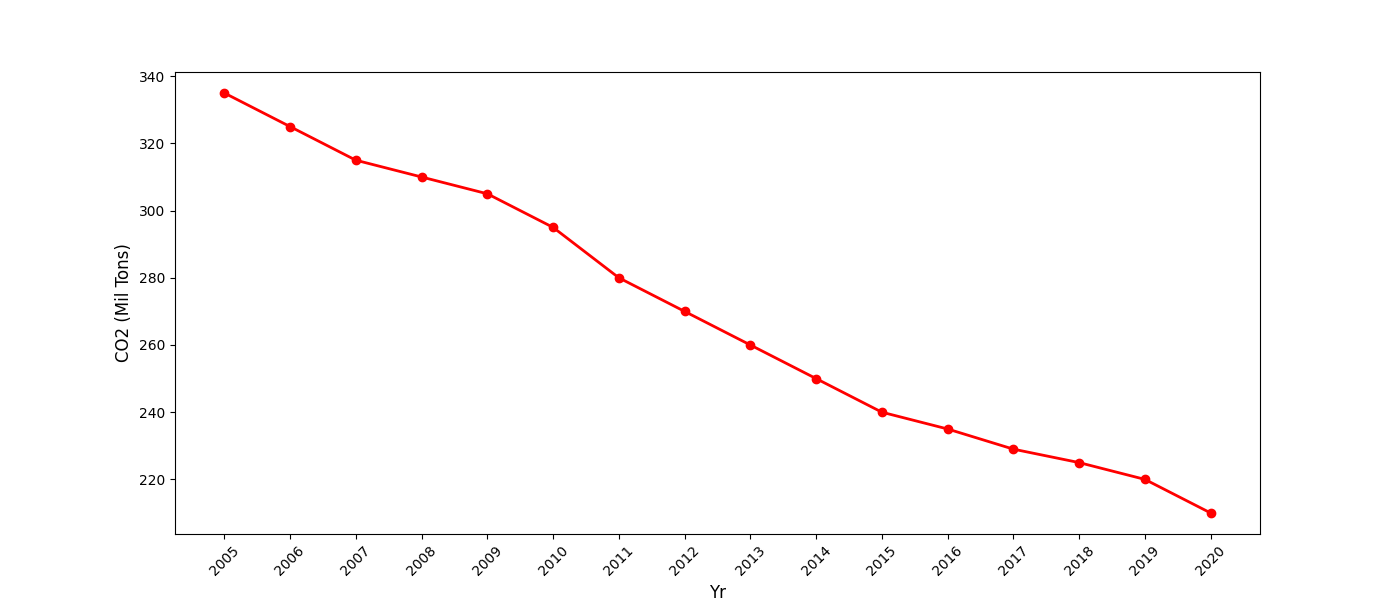

The script that drew this image:
import matplotlib.pyplot as plt
import numpy as np

years = np.arange(2005, 2021)
co2_emissions = [335, 325, 315, 310, 305, 295, 280, 270, 260, 250, 240, 235, 229, 225, 220, 210]

fig, ax1 = plt.subplots(figsize=(14, 6))
ax1.plot(years, co2_emissions, color='red', linewidth=2, marker='o', linestyle='-', markersize=6)
ax1.set_xlabel('Yr', fontsize=12)
ax1.set_ylabel('CO2 (Mil Tons)', fontsize=12)

plt.xticks(years, rotation=45)
plt.show()
